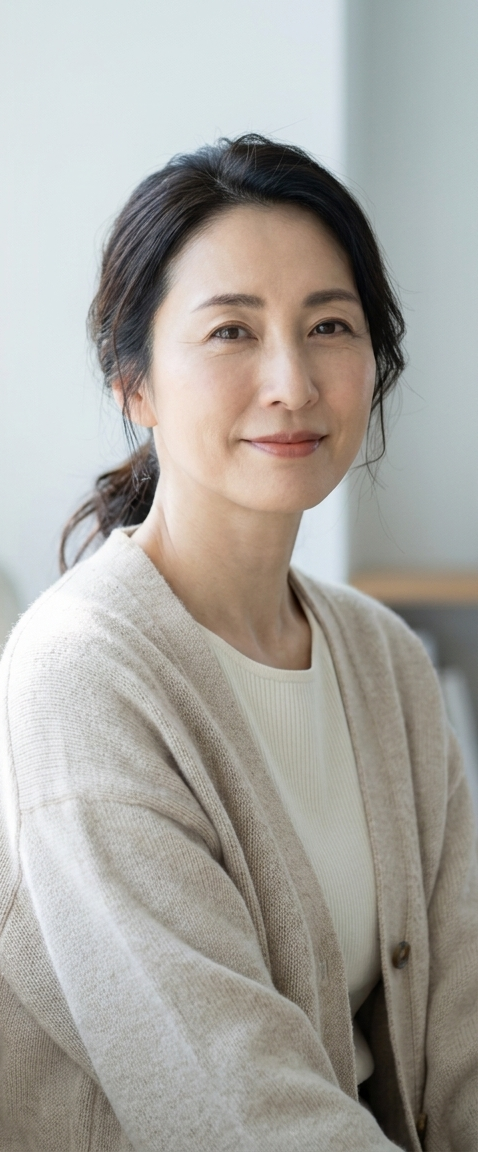
#> input picture design-system/instagram/assets/2026-03-30-trust-carousel/slide-01-portrait-plate.png, 478 x 1152 px
$ python -i composite_locked_bottle.py   (imports and definitions only)
#> lines starting #> are read from the running program, lines starting #| are printed output that depends on the picture; after the words box and inside, x2 and y2 are one past the last pixel; in counts of white or black regions, pixels touching at a corner belong together
#> further down, picture is the input picture: PIL image 478x1152 RGBA; mean R, G, B, A 168, 165.7, 160.1, 255
#!/usr/bin/env python3
from __future__ import annotations

import argparse
from pathlib import Path

from PIL import Image, ImageChops, ImageFilter, ImageOps


def build_mask(image: Image.Image) -> Image.Image:
    rgba = image.convert("RGBA")
    bg = Image.new("RGBA", rgba.size, rgba.getpixel((0, 0)))
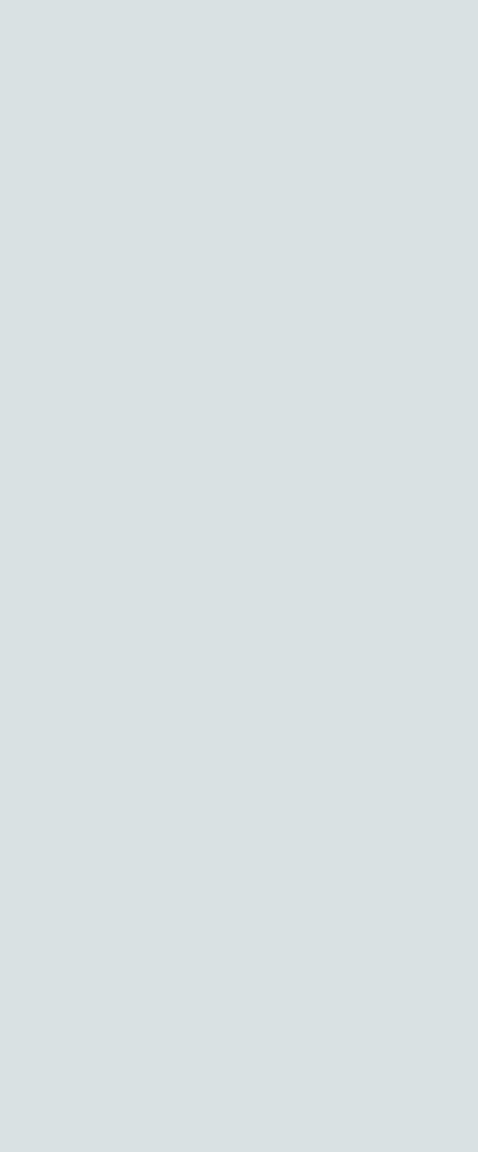
#> bg: PIL image 478x1152 RGBA; mean R, G, B, A 217, 225, 227, 255
    diff = ImageChops.difference(rgba, bg).convert("L")
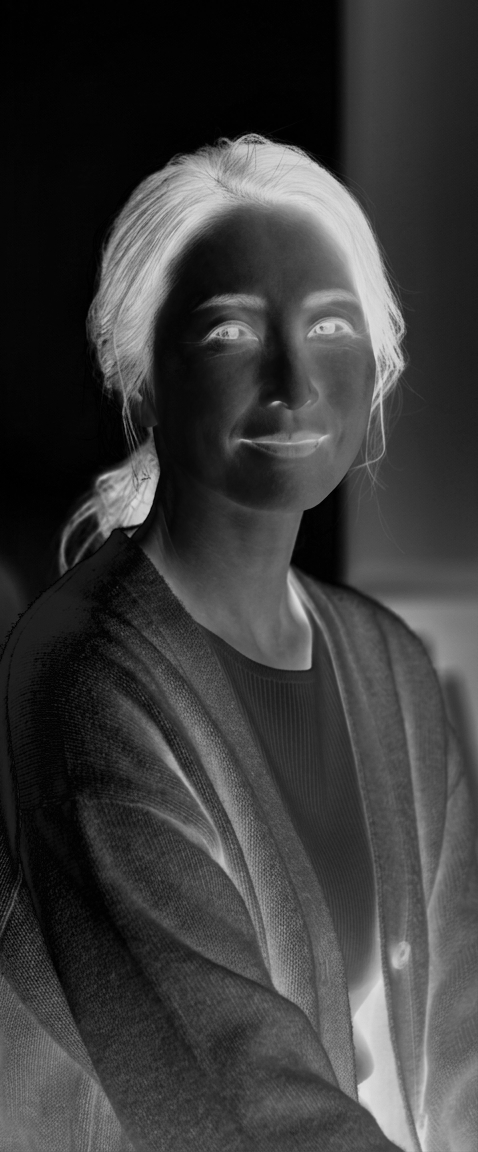
#> diff: PIL image 478x1152 L; min 0, max 223, mean 59.8
    diff = ImageOps.autocontrast(diff)
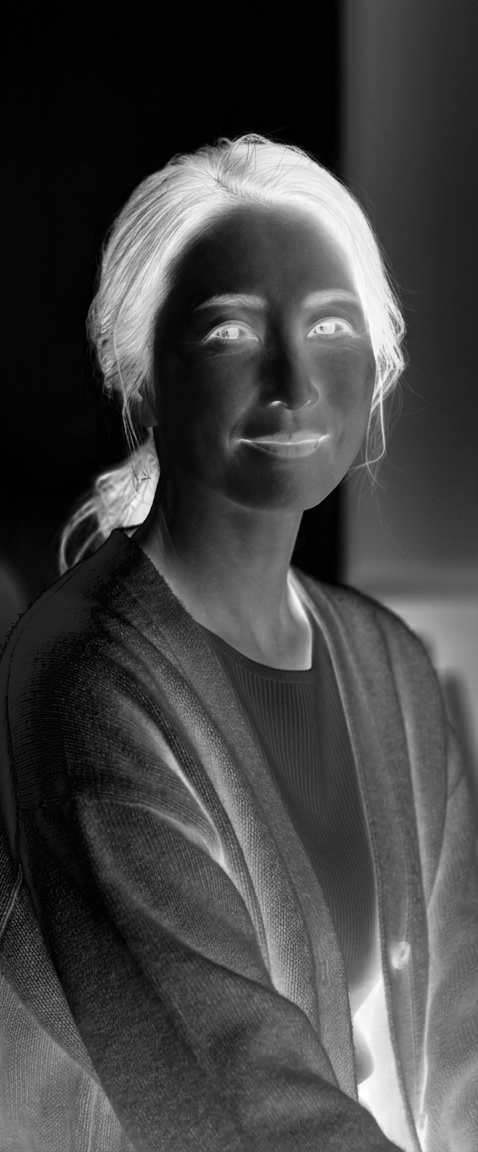
#> diff: PIL image 478x1152 L; min 0, max 255, mean 67.9
    diff = diff.point(lambda p: 255 if p > 22 else 0)
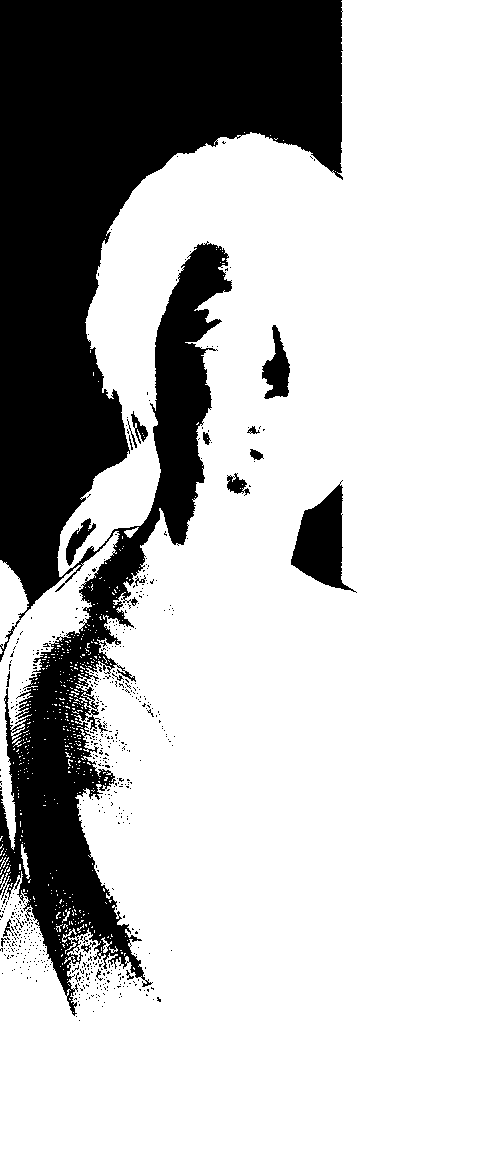
#> diff: PIL image 478x1152 L; 73.8% white; 606 black regions (586 under 20 px), largest, box (x1, y1, x2, y2) and area: (0, 0, 343, 1016) 136567, (291, 480, 357, 593) 3630, (262, 325, 290, 399) 1133
    diff = diff.filter(ImageFilter.GaussianBlur(1.2))
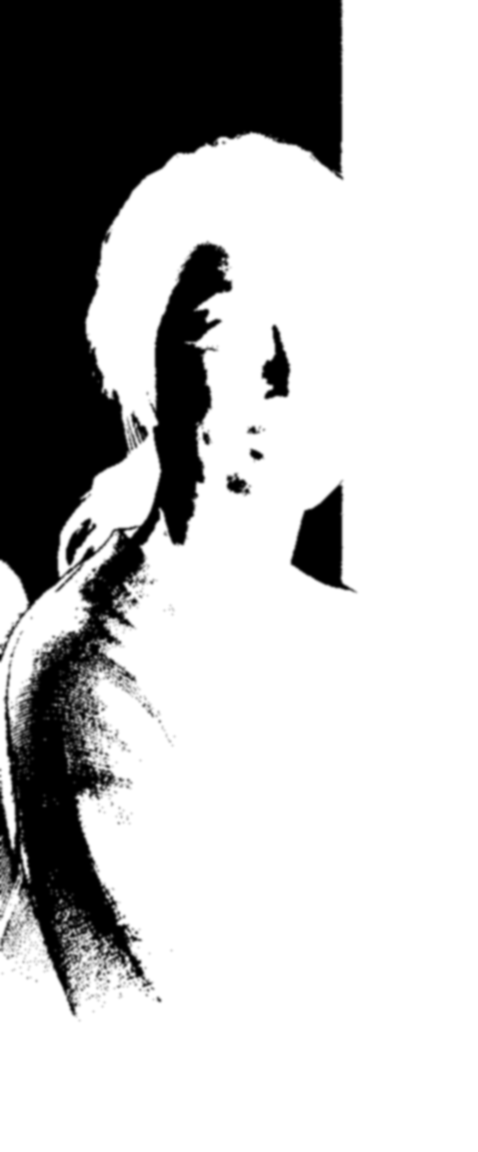
#> diff: PIL image 478x1152 L; min 0, max 255, mean 188.1
    diff = diff.point(lambda p: int(max(0, min(255, (p - 18) * 1.35))))
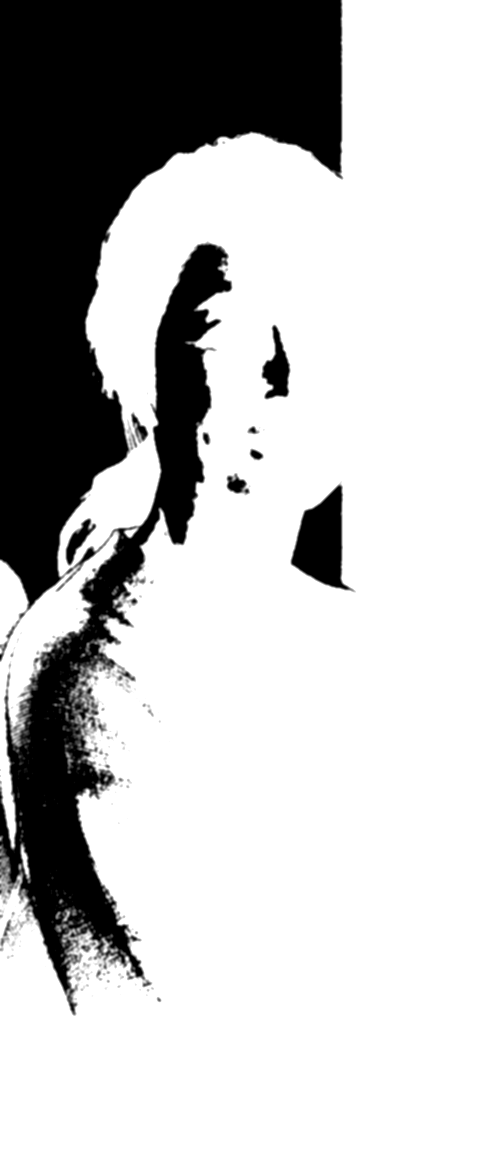
#> diff: PIL image 478x1152 L; min 0, max 255, mean 189.3
    return diff


# [50 lines left out: functions crop_to_subject, add_shadow, main, not called in this run]


# [2 lines not run here, left out]

>>> from PIL import Image
>>> picture = Image.open('../design-system/instagram/assets/2026-03-30-trust-carousel/slide-01-portrait-plate.png')
>>> result = build_mask(picture)
